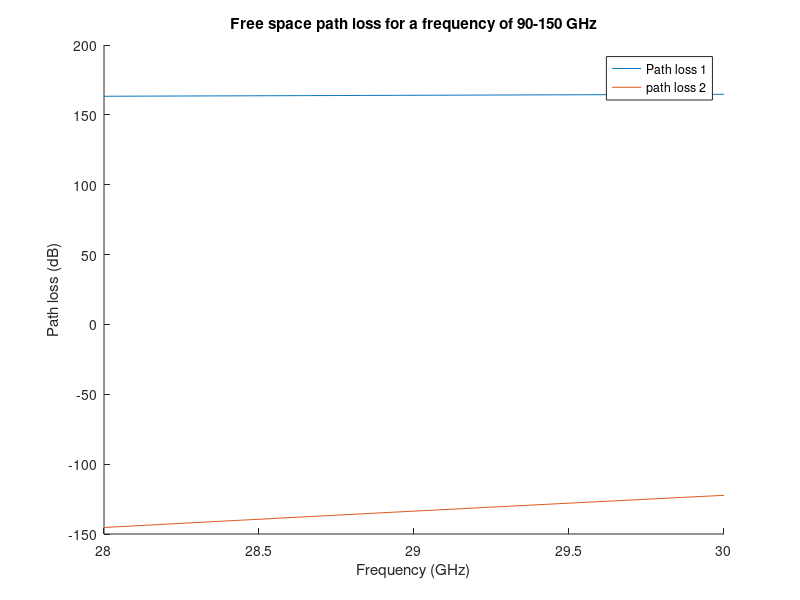

MATLAB code to generate this figure:

%% Calculation of path loss:
frequency=28e9:0.01e9:30e9;
 %frequency in GHz
D1=30; %distance in meters
Fc=82e9;
A=59.89;%floating point intercept
B=4.51; %slope
Y=8.52; %shadow factor
lambda=3*10e8./frequency;
Lp=((4*pi*D1)./lambda).^2;
path_dB=10*log(Lp);
Lp1=A+B*(10*log(D1)+Y*20*log10(frequency./Fc));
hold on
plot(frequency./1e9,path_dB);
plot(frequency./1e9,Lp1);
xlabel('Frequency (GHz)');
ylabel('Path loss (dB)');
title('Free space path loss for a frequency of 90-150 GHz');
legend('Path loss 1', 'path loss 2')
